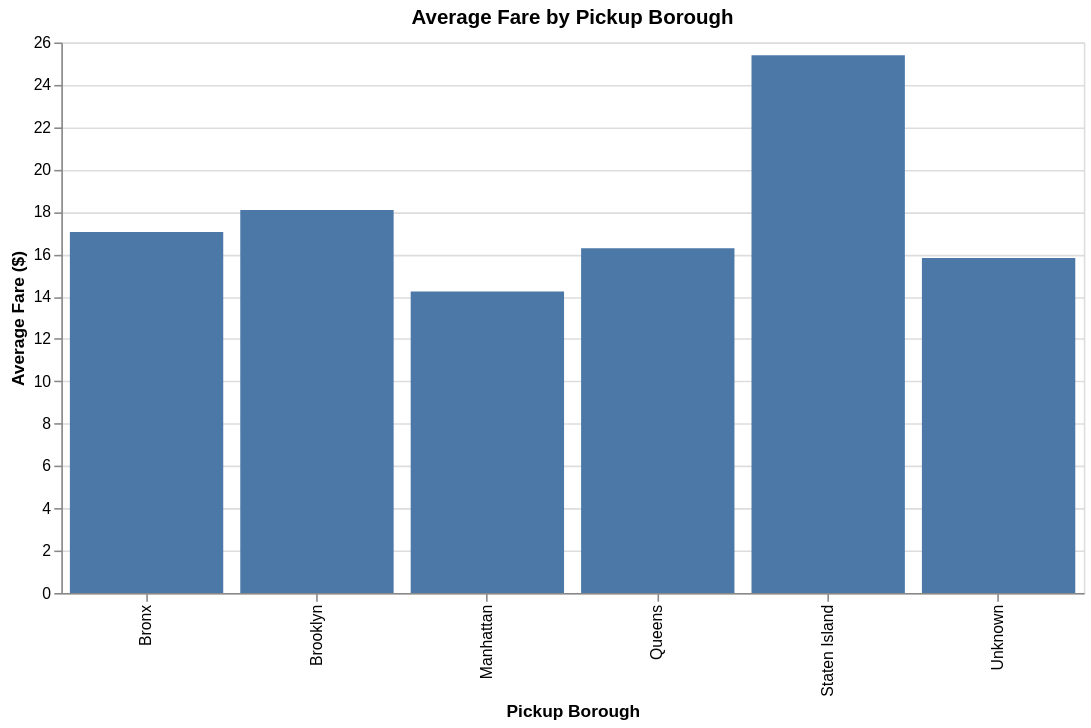

Write a Vega-Lite specification for this figure.
### Vega-Lite specification from a JSON file in a GitHub repository (floating-point values rounded to 4 significant figures)
{"config": {"view": {"continuousWidth": 300, "continuousHeight": 300}}, "data": {"name": "data-29bbeaee95bcdeaa5be7638e071d9465"}, "mark": {"type": "bar"}, "encoding": {"tooltip": [{"field": "PULocation", "title": "Borough", "type": "nominal"}, {"field": "average_fare", "format": "$,.2f", "title": "Average Fare", "type": "quantitative"}, {"field": "trip_count", "format": ",", "title": "Trips", "type": "quantitative"}], "x": {"field": "PULocation", "title": "Pickup Borough", "type": "nominal"}, "y": {"field": "average_fare", "title": "Average Fare ($)", "type": "quantitative"}}, "height": 350, "title": "Average Fare by Pickup Borough", "width": 650, "$schema": "https://vega.github.io/schema/vega-lite/v6.4.1.json", "datasets": {"data-29bbeaee95bcdeaa5be7638e071d9465": [{"PULocation": "Bronx", "average_fare": 17.05, "trip_count": 191}, {"PULocation": "Brooklyn", "average_fare": 18.09, "trip_count": 2261}, {"PULocation": "Manhattan", "average_fare": 14.24, "trip_count": 11195}, {"PULocation": "Queens", "average_fare": 16.28, "trip_count": 4587}, {"PULocation": "Staten Island", "average_fare": 25.4, "trip_count": 1}, {"PULocation": "Unknown", "average_fare": 15.82, "trip_count": 6}]}}
